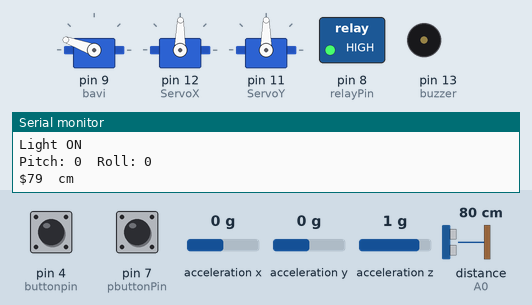
This sketch was run on a simulated Arduino Uno, built with avr-gcc and run on an emulated ATmega328P. Parts: 3 × servo, switched loads named in the sketch (green lamp = pin HIGH), buzzer (waves = sounding, pin HIGH), the last lines printed to the serial monitor. Wiring (inferred from the names in the program): ultrasonic range finder: trigger A1; echo A0; MPU-6050 motion sensor at I2C address 0x68. The test bench sets the inputs (shaded band); at power-on: distance to the obstacle (sensor on A0) 80 cm, acceleration x 0 g, pin 7 (pbuttonPin) HIGH, acceleration y 0 g, pin 4 (buttonpin) HIGH, acceleration z 1 g. The echo pulse lasts 58.3 µs per cm; the modem accepts every AT command (registered, SIM ready, sends succeed) and sends nothing else; pins used as bus, display or sensor lines are not drawn.

Above: at 11.2 s.
11.3 s: distance to the obstacle (sensor on A0) set to 33 cm
12.8 s: distance to the obstacle (sensor on A0) set to 27 cm
At 13.5 s:
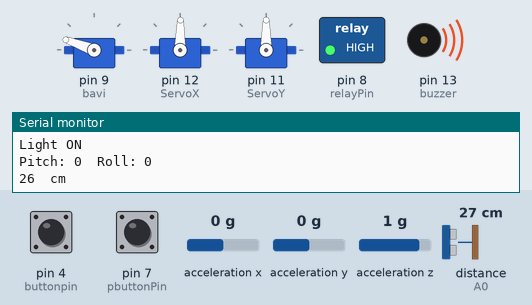
15.8 s: acceleration x set to -1.4 g
At 16.2 s:
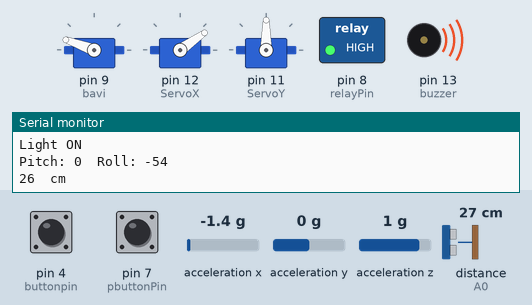
18.8 s: pin 7 (pbuttonPin) pulled LOW for 1 s
At 22.31 s:
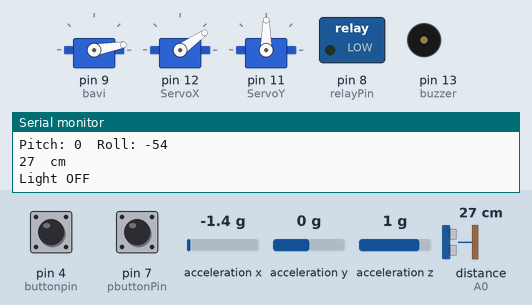
22.8 s: acceleration y set to -1.4 g
At 23.8 s:
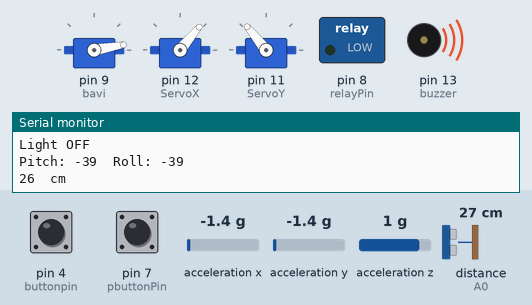
25.8 s: pin 7 (pbuttonPin) pulled LOW for 0.15 s
At 28.94 s:
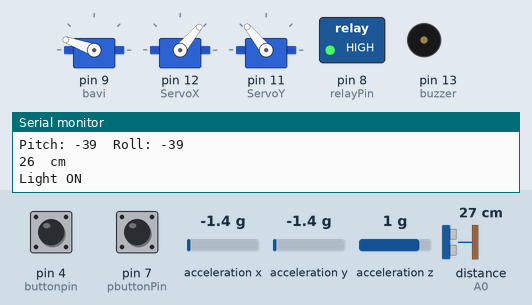
Timing chart, 0 to 29.9 s (numbered marks = the images above; inputs shaded):
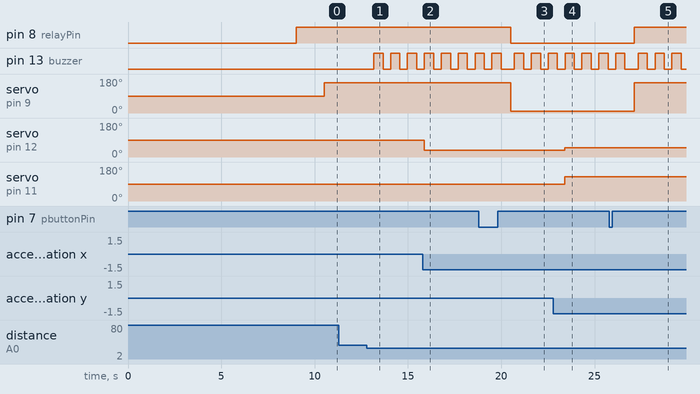

Measured:
- the behaviour switches between 31 and 30 cm on distance to the obstacle (sensor on A0) (found by bisection; images 0 and 1)
- after the input at 12.8 s, pin 13 (buzzer): alternates HIGH for 0.50 s and LOW for 0.40 s, starting after 0.37 s
- after the input at 15.8 s, servo on pin 12 (ServoX): 89° → 35° after 0.08 s
- after the input at 18.8 s, pin 8 (relayPin): HIGH → LOW after 1.7 s; servo on pin 9 (bavi): 160° → 10° after 1.7 s
- after the input at 22.8 s, servo on pin 12 (ServoX): 35° → 50° after 0.61 s; servo on pin 11 (ServoY): 90° → 129° after 0.61 s
- after the input at 25.8 s, pin 8 (relayPin): LOW → HIGH after 1.3 s; servo on pin 9 (bavi): 10° → 160° after 1.3 s

The sketch:

HDproject.ino
```cpp
#include <SoftwareSerial.h>

#include <TinyGPS++.h>

int buttonpin = 4;

float lattitude, longitude;

float a[2];

float *p;

SoftwareSerial gpsSerial(2, 3);

SoftwareSerial gsmSerial(5, 6);

TinyGPSPlus gps;

//servo

#define trigPin  A1
#define echoPin A0
#define buzzer 13
float new_delay;
#include <Servo.h>
Servo bavi;


int pbuttonPin = 7;
int relayPin = 8;

int val = 0;
int lightON = 0;
int pushed = 0;

#include <SPI.h>
#include <Wire.h>
#include <Servo.h>
#define MPU 0x68  // I2C address of the MPU-6050

Servo ServoX, ServoY;
double AcX, AcY, AcZ;
int Pitch, Roll;


void setup()

{


  pinMode(buttonpin, INPUT_PULLUP);


  Serial.begin(9600);

  delay(1000);

  gpsSerial.begin(9600);

  delay(1000);

  gsmSerial.begin(9600);

  delay(1000);

  Serial.print("—Tracking–");

  Serial.print("***Location***");

  gsmSerial.println("AT+CNMI=2,2,0,0,0");

  delay(3000);

  Serial.print("Initializing……");

  delay(2000);

  Serial.print("System Ready  ");

  delay(1000);


  //servo

   Serial.begin (9600);
  pinMode(trigPin, OUTPUT);
  pinMode(echoPin, INPUT);
  pinMode(buzzer,OUTPUT);
  Serial.begin(9600);
  pinMode(pbuttonPin, INPUT_PULLUP);
  pinMode(relayPin, OUTPUT);
 digitalWrite(relayPin, HIGH);
  bavi.attach(9);

    Serial.begin(9600);
  ServoX.attach(12);
  ServoY.attach(11);
  init_MPU();
}

void loop()

{
  if (digitalRead(buttonpin) == LOW)

  {

    Serial.println("button pressed");

    delay(2000);

    SendMessage();
  }

  if (gsmSerial.available() > 0)

    Serial.write(gsmSerial.read());

  while (gsmSerial.available())

  {

    gsmSerial.read();
  }

  while (Serial.available())

  {

    Serial.read();
  }

  get_gsm();


  //servo
 long duration, distance;
  digitalWrite(trigPin, LOW);
  delayMicroseconds(2);
  digitalWrite(trigPin, HIGH);
  delayMicroseconds(10);
  digitalWrite(trigPin, LOW);
  duration = pulseIn(echoPin, HIGH);
  distance = (duration/2) / 29.1;
  new_delay= (distance *3) +30;
  Serial.print(distance);
  Serial.println("  cm");
  if (distance < 30)
  {
   digitalWrite(buzzer,HIGH);
   delay(500);
   digitalWrite(buzzer,LOW);
  }
  else
  {
    digitalWrite(buzzer,LOW);

  }

 delay(200);

{

  val = digitalRead(pbuttonPin);// read the push button value

  if(val == HIGH && lightON == LOW){

    pushed = 1-pushed;
    delay(300);//switch delay time
  }

  lightON = val;

      if(pushed == HIGH){
        Serial.println("Light ON");
        digitalWrite(relayPin, HIGH);
        bavi.write(160);

      }else{
        Serial.println("Light OFF");
        digitalWrite(relayPin, LOW);
        bavi.write(10);


      }


  delay(200);
}


  FunctionsMPU();

  Roll = FunctionsPitchRoll(AcX, AcY, AcZ);
  Pitch = FunctionsPitchRoll(AcY, AcX, AcZ);

  int ServoRoll = map(Roll, -90, 90, 0, 179);
  int ServoPitch = map(Pitch, -90, 90, 179, 0);

  ServoX.write(ServoRoll);
  ServoY.write(ServoPitch);


  Serial.print("Pitch: "); Serial.print(Pitch);
  Serial.print("\t");
  Serial.print("Roll: "); Serial.print(Roll);
  Serial.print("\n");


}
void init_MPU() {
  Wire.begin();
  Wire.beginTransmission(MPU);
  Wire.write(0x6B);  // PWR_MGMT_1 register
  Wire.write(0);     // set to zero (wakes up the MPU-6050)
  Wire.endTransmission(true);
  delay(1000);
}

double FunctionsPitchRoll(double A, double B, double C) {
  double DatoA, DatoB, Value;
  DatoA = A;
  DatoB = (B * B) + (C * C);
  DatoB = sqrt(DatoB);

  Value = atan2(DatoA, DatoB);
  Value = Value * 180 / 3.14;

  return (int)Value;
}


void FunctionsMPU() {
  Wire.beginTransmission(MPU);
  Wire.write(0x3B);  // starting with register 0x3B (ACCEL_XOUT_H)
  Wire.endTransmission(false);
  Wire.requestFrom(MPU, 6, true); // request a total of 14 registers
  AcX = Wire.read() << 8 | Wire.read(); // 0x3B (ACCEL_XOUT_H) & 0x3C (ACCEL_XOUT_L)
  AcY = Wire.read() << 8 | Wire.read(); // 0x3D (ACCEL_YOUT_H) & 0x3E (ACCEL_YOUT_L)
  AcZ = Wire.read() << 8 | Wire.read(); // 0x3D (ACCEL_YOUT_H) & 0x3E (ACCEL_YOUT_L)


}


float *get_gps()

{

  gpsSerial.listen();

  Serial.println("INSIDE get_gps");

  while (1)

  {

    while (gpsSerial.available() > 0)

    {
      gps.encode(gpsSerial.read());
    }

    if (gps.location.isUpdated())

    {


      Serial.print("LAT=");
      Serial.println(gps.location.lat(), 6);

      Serial.print("LONG=");
      Serial.println(gps.location.lng(), 6);

      lattitude = gps.location.lat();

      longitude = gps.location.lng();

      break;
    }
  }

  a[0] = lattitude;

  a[1] = longitude;

  return a;
}

void get_gsm()

{

  gsmSerial.listen();

  while (gsmSerial.available() > 0)


  {
    Serial.println("INSIDE gsmSerial.available");

    if (gsmSerial.find("Track"))

    {
      Serial.println("INSIDE track");

      gsmSerial.println("AT+CMGF=1");

      delay(1000);

      gsmSerial.println("AT+CMGS=\"x\"\r");  //replace x with moblie number

      delay(1000);

      p = get_gps();

      gsmSerial.listen();

      Serial.print("Your Car Location: ");

      gsmSerial.print("Your Car Location: ");

      Serial.print("");
      Serial.print(*p, 6);

      gsmSerial.print("");
      gsmSerial.print(*p, 6);
      gsmSerial.print(",");  // The SMS text you want to send

      Serial.print("");
      Serial.print(*(p + 1), 6);

      gsmSerial.print("");
      gsmSerial.print(*(p + 1), 6);  // The SMS text you want to send

      delay(100);

      gsmSerial.println((char)26);  // ASCII code of CTRL+Z for saying the end of sms to  the module

      delay(1000);
    }
  }
}

void SendMessage()

{

  gsmSerial.println("AT+CMGF=1");  //Sets the GSM Module in Text Mode

  delay(1000);  // Delay of 1000 milli seconds or 1 second

  gsmSerial.println("AT+CMGS=\"x\"\r");  // Replace x with mobile number

  delay(1000);

  gsmSerial.println("Please help me!");  // The SMS text you want to send

  delay(1000);

  p = get_gps();

  gsmSerial.listen();

  Serial.print("Your Position is : ");

  gsmSerial.print("position is : ");

  Serial.print("LATTITUDE=");
  Serial.print(*p, 6);

  gsmSerial.print("");
  gsmSerial.print(*p, 6);
  gsmSerial.print(",");  // The SMS text you want to send

  Serial.print("LONGITUDE=");
  Serial.print(*(p + 1), 6);

  gsmSerial.print("");
  gsmSerial.print(*(p + 1), 6);  // The SMS text you want to send

  delay(100);


  gsmSerial.println((char)26);
}
```
